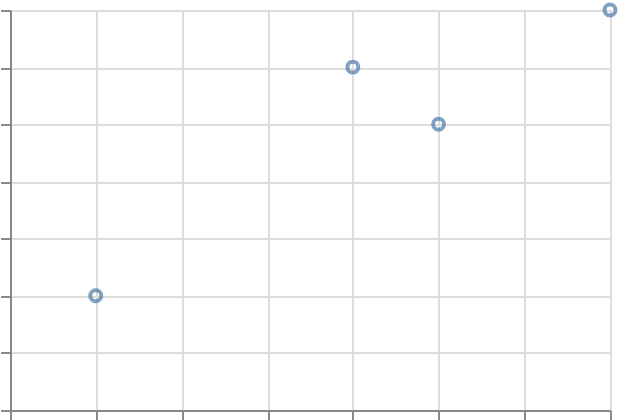

Here is the Vega-Lite specification saved for this chart:
### Vega-Lite specification from a JSON file in a GitHub repository (floating-point values rounded to 4 significant figures)
{"$schema": "https://vega.github.io/schema/vega-lite/v6.json", "padding": 5, "autosize": "none", "width": 300, "height": 200, "data": {"name": "table", "values": [{"c": "A", "g": "p", "x": 1, "y": 2, "v": 5, "t": "2024-01-15", "o": {"v": 3}, "IMDB Rating": 6.1, "d": "x1"}, {"c": "B", "g": "q", "x": 2, "y": 4, "v": 9, "t": "2024-02-20", "o": {"v": 7}, "IMDB Rating": 7.4, "d": "x2"}, {"c": "A", "g": "q", "x": 3, "y": 3, "v": 2, "t": "2024-03-05", "o": {"v": 1}, "IMDB Rating": 5.2, "d": "x1"}, {"c": "C", "g": "p", "x": 4, "y": 6, "v": 7, "t": "2024-05-30", "o": {"v": 4}, "IMDB Rating": 8.8, "d": "x3"}, {"c": "B", "g": "p", "x": 5, "y": 5, "v": 4, "t": "2024-07-11", "o": {"v": 9}, "IMDB Rating": 6.9, "d": "x2"}, {"c": "C", "g": "q", "x": 6, "y": 8, "v": 6, "t": "2024-09-02", "o": {"v": 2}, "IMDB Rating": 7.7, "d": "x3"}, {"c": "A", "g": "p", "x": 7, "y": 7, "v": 8, "t": "2024-11-25", "o": {"v": 5}, "IMDB Rating": 4.4, "d": "x1"}, {"c": "B", "g": "q", "x": 8, "y": 9, "v": 3, "t": "2024-12-31", "o": {"v": 8}, "IMDB Rating": 9.1, "d": "x2"}]}, "transform": [{"filter": {"field": "g", "equal": "p"}}, {"filter": {"field": "v", "valid": true}}], "mark": "point", "encoding": {"x": {"field": "x", "type": "quantitative"}, "y": {"field": "y", "type": "quantitative"}}}
